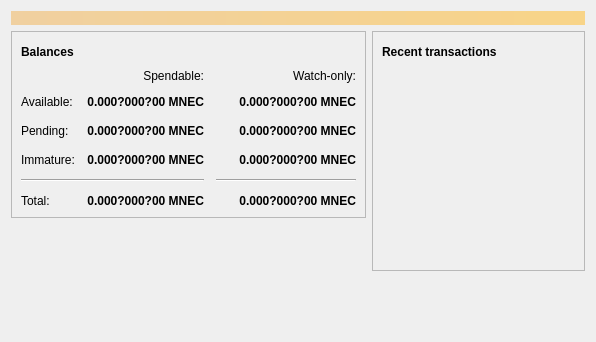
<?xml version="1.0" encoding="UTF-8"?>
<ui version="4.0">
 <class>OverviewPage</class>
 <widget class="QWidget" name="OverviewPage">
  <property name="geometry">
   <rect>
    <x>0</x>
    <y>0</y>
    <width>596</width>
    <height>342</height>
   </rect>
  </property>
  <property name="windowTitle">
   <string>Form</string>
  </property>
  <layout class="QVBoxLayout" name="topLayout">
   <item>
    <widget class="QLabel" name="labelAlerts">
     <property name="visible">
      <bool>false</bool>
     </property>
     <property name="styleSheet">
      <string notr="true">QLabel { background-color: qlineargradient(x1: 0, y1: 0, x2: 1, y2: 0, stop:0 #F0D0A0, stop:1 #F8D488); color:#000000; }</string>
     </property>
     <property name="wordWrap">
      <bool>true</bool>
     </property>
     <property name="margin">
      <number>3</number>
     </property>
     <property name="textInteractionFlags">
      <set>Qt::TextSelectableByMouse</set>
     </property>
    </widget>
   </item>
   <item>
    <layout class="QHBoxLayout" name="horizontalLayout" stretch="1,1">
     <item>
      <layout class="QVBoxLayout" name="verticalLayout_2">
       <item>
        <widget class="QFrame" name="frame">
         <property name="frameShape">
          <enum>QFrame::StyledPanel</enum>
         </property>
         <property name="frameShadow">
          <enum>QFrame::Raised</enum>
         </property>
         <layout class="QVBoxLayout" name="verticalLayout_4">
          <item>
           <layout class="QHBoxLayout" name="horizontalLayout_4">
            <item>
             <widget class="QLabel" name="label_5">
              <property name="font">
               <font>
                <weight>75</weight>
                <bold>true</bold>
               </font>
              </property>
              <property name="text">
               <string>Balances</string>
              </property>
             </widget>
            </item>
            <item>
             <widget class="QPushButton" name="labelWalletStatus">
              <property name="enabled">
               <bool>true</bool>
              </property>
              <property name="maximumSize">
               <size>
                <width>30</width>
                <height>16777215</height>
               </size>
              </property>
              <property name="toolTip">
               <string>The displayed information may be out of date. Your wallet automatically synchronizes with the MiningEnthusiastCoin network after a connection is established, but this process has not completed yet.</string>
              </property>
              <property name="text">
               <string/>
              </property>
              <property name="icon">
               <iconset resource="../bitcoin.qrc">
                <normaloff>:/icons/warning</normaloff>
                <disabledoff>:/icons/warning</disabledoff>:/icons/warning</iconset>
              </property>
              <property name="iconSize">
               <size>
                <width>24</width>
                <height>24</height>
               </size>
              </property>
              <property name="flat">
               <bool>true</bool>
              </property>
             </widget>
            </item>
            <item>
             <spacer name="horizontalSpacer_3">
              <property name="orientation">
               <enum>Qt::Horizontal</enum>
              </property>
              <property name="sizeHint" stdset="0">
               <size>
                <width>40</width>
                <height>20</height>
               </size>
              </property>
             </spacer>
            </item>
           </layout>
          </item>
          <item>
           <layout class="QGridLayout" name="gridLayout">
            <property name="spacing">
             <number>12</number>
            </property>
            <item row="2" column="2">
             <widget class="QLabel" name="labelWatchPending">
              <property name="font">
               <font>
                <weight>75</weight>
                <bold>true</bold>
               </font>
              </property>
              <property name="cursor">
               <cursorShape>IBeamCursor</cursorShape>
              </property>
              <property name="toolTip">
               <string>Unconfirmed transactions to watch-only addresses</string>
              </property>
              <property name="text">
               <string notr="true">0.000?000?00 MNEC</string>
              </property>
              <property name="alignment">
               <set>Qt::AlignRight|Qt::AlignTrailing|Qt::AlignVCenter</set>
              </property>
              <property name="textInteractionFlags">
               <set>Qt::LinksAccessibleByMouse|Qt::TextSelectableByKeyboard|Qt::TextSelectableByMouse</set>
              </property>
             </widget>
            </item>
            <item row="2" column="1">
             <widget class="QLabel" name="labelUnconfirmed">
              <property name="font">
               <font>
                <weight>75</weight>
                <bold>true</bold>
               </font>
              </property>
              <property name="cursor">
               <cursorShape>IBeamCursor</cursorShape>
              </property>
              <property name="toolTip">
               <string>Total of transactions that have yet to be confirmed, and do not yet count toward the spendable balance</string>
              </property>
              <property name="text">
               <string notr="true">0.000?000?00 MNEC</string>
              </property>
              <property name="alignment">
               <set>Qt::AlignRight|Qt::AlignTrailing|Qt::AlignVCenter</set>
              </property>
              <property name="textInteractionFlags">
               <set>Qt::LinksAccessibleByMouse|Qt::TextSelectableByKeyboard|Qt::TextSelectableByMouse</set>
              </property>
             </widget>
            </item>
            <item row="3" column="2">
             <widget class="QLabel" name="labelWatchImmature">
              <property name="font">
               <font>
                <weight>75</weight>
                <bold>true</bold>
               </font>
              </property>
              <property name="cursor">
               <cursorShape>IBeamCursor</cursorShape>
              </property>
              <property name="toolTip">
               <string>Mined balance in watch-only addresses that has not yet matured</string>
              </property>
              <property name="text">
               <string notr="true">0.000?000?00 MNEC</string>
              </property>
              <property name="alignment">
               <set>Qt::AlignRight|Qt::AlignTrailing|Qt::AlignVCenter</set>
              </property>
              <property name="textInteractionFlags">
               <set>Qt::LinksAccessibleByMouse|Qt::TextSelectableByKeyboard|Qt::TextSelectableByMouse</set>
              </property>
             </widget>
            </item>
            <item row="4" column="0" colspan="2">
             <widget class="Line" name="line">
              <property name="orientation">
               <enum>Qt::Horizontal</enum>
              </property>
             </widget>
            </item>
            <item row="4" column="2">
             <widget class="Line" name="lineWatchBalance">
              <property name="sizePolicy">
               <sizepolicy hsizetype="Preferred" vsizetype="Fixed">
                <horstretch>0</horstretch>
                <verstretch>0</verstretch>
               </sizepolicy>
              </property>
              <property name="minimumSize">
               <size>
                <width>140</width>
                <height>0</height>
               </size>
              </property>
              <property name="orientation">
               <enum>Qt::Horizontal</enum>
              </property>
             </widget>
            </item>
            <item row="5" column="0">
             <widget class="QLabel" name="labelTotalText">
              <property name="text">
               <string>Total:</string>
              </property>
             </widget>
            </item>
            <item row="3" column="1">
             <widget class="QLabel" name="labelImmature">
              <property name="font">
               <font>
                <weight>75</weight>
                <bold>true</bold>
               </font>
              </property>
              <property name="cursor">
               <cursorShape>IBeamCursor</cursorShape>
              </property>
              <property name="toolTip">
               <string>Mined balance that has not yet matured</string>
              </property>
              <property name="text">
               <string notr="true">0.000?000?00 MNEC</string>
              </property>
              <property name="alignment">
               <set>Qt::AlignRight|Qt::AlignTrailing|Qt::AlignVCenter</set>
              </property>
              <property name="textInteractionFlags">
               <set>Qt::LinksAccessibleByMouse|Qt::TextSelectableByKeyboard|Qt::TextSelectableByMouse</set>
              </property>
             </widget>
            </item>
            <item row="2" column="3">
             <spacer name="horizontalSpacer_2">
              <property name="orientation">
               <enum>Qt::Horizontal</enum>
              </property>
              <property name="sizeHint" stdset="0">
               <size>
                <width>40</width>
                <height>20</height>
               </size>
              </property>
             </spacer>
            </item>
            <item row="3" column="0">
             <widget class="QLabel" name="labelImmatureText">
              <property name="text">
               <string>Immature:</string>
              </property>
             </widget>
            </item>
            <item row="5" column="1">
             <widget class="QLabel" name="labelTotal">
              <property name="font">
               <font>
                <weight>75</weight>
                <bold>true</bold>
               </font>
              </property>
              <property name="cursor">
               <cursorShape>IBeamCursor</cursorShape>
              </property>
              <property name="toolTip">
               <string>Your current total balance</string>
              </property>
              <property name="text">
               <string notr="true">0.000?000?00 MNEC</string>
              </property>
              <property name="alignment">
               <set>Qt::AlignRight|Qt::AlignTrailing|Qt::AlignVCenter</set>
              </property>
              <property name="textInteractionFlags">
               <set>Qt::LinksAccessibleByMouse|Qt::TextSelectableByKeyboard|Qt::TextSelectableByMouse</set>
              </property>
             </widget>
            </item>
            <item row="5" column="2">
             <widget class="QLabel" name="labelWatchTotal">
              <property name="font">
               <font>
                <weight>75</weight>
                <bold>true</bold>
               </font>
              </property>
              <property name="cursor">
               <cursorShape>IBeamCursor</cursorShape>
              </property>
              <property name="toolTip">
               <string>Current total balance in watch-only addresses</string>
              </property>
              <property name="text">
               <string notr="true">0.000?000?00 MNEC</string>
              </property>
              <property name="alignment">
               <set>Qt::AlignRight|Qt::AlignTrailing|Qt::AlignVCenter</set>
              </property>
              <property name="textInteractionFlags">
               <set>Qt::LinksAccessibleByMouse|Qt::TextSelectableByKeyboard|Qt::TextSelectableByMouse</set>
              </property>
             </widget>
            </item>
            <item row="0" column="2">
             <widget class="QLabel" name="labelWatchonly">
              <property name="text">
               <string>Watch-only:</string>
              </property>
              <property name="alignment">
               <set>Qt::AlignRight|Qt::AlignTrailing|Qt::AlignVCenter</set>
              </property>
             </widget>
            </item>
            <item row="1" column="0">
             <widget class="QLabel" name="labelBalanceText">
              <property name="text">
               <string>Available:</string>
              </property>
             </widget>
            </item>
            <item row="1" column="1">
             <widget class="QLabel" name="labelBalance">
              <property name="font">
               <font>
                <weight>75</weight>
                <bold>true</bold>
               </font>
              </property>
              <property name="cursor">
               <cursorShape>IBeamCursor</cursorShape>
              </property>
              <property name="toolTip">
               <string>Your current spendable balance</string>
              </property>
              <property name="text">
               <string notr="true">0.000?000?00 MNEC</string>
              </property>
              <property name="alignment">
               <set>Qt::AlignRight|Qt::AlignTrailing|Qt::AlignVCenter</set>
              </property>
              <property name="textInteractionFlags">
               <set>Qt::LinksAccessibleByMouse|Qt::TextSelectableByKeyboard|Qt::TextSelectableByMouse</set>
              </property>
             </widget>
            </item>
            <item row="1" column="2">
             <widget class="QLabel" name="labelWatchAvailable">
              <property name="font">
               <font>
                <weight>75</weight>
                <bold>true</bold>
               </font>
              </property>
              <property name="cursor">
               <cursorShape>IBeamCursor</cursorShape>
              </property>
              <property name="toolTip">
               <string>Your current balance in watch-only addresses</string>
              </property>
              <property name="text">
               <string notr="true">0.000?000?00 MNEC</string>
              </property>
              <property name="alignment">
               <set>Qt::AlignRight|Qt::AlignTrailing|Qt::AlignVCenter</set>
              </property>
              <property name="textInteractionFlags">
               <set>Qt::LinksAccessibleByMouse|Qt::TextSelectableByKeyboard|Qt::TextSelectableByMouse</set>
              </property>
             </widget>
            </item>
            <item row="2" column="0">
             <widget class="QLabel" name="labelPendingText">
              <property name="text">
               <string>Pending:</string>
              </property>
             </widget>
            </item>
            <item row="0" column="1">
             <widget class="QLabel" name="labelSpendable">
              <property name="text">
               <string>Spendable:</string>
              </property>
              <property name="alignment">
               <set>Qt::AlignRight|Qt::AlignTrailing|Qt::AlignVCenter</set>
              </property>
             </widget>
            </item>
           </layout>
          </item>
         </layout>
        </widget>
       </item>
       <item>
        <spacer name="verticalSpacer">
         <property name="orientation">
          <enum>Qt::Vertical</enum>
         </property>
         <property name="sizeHint" stdset="0">
          <size>
           <width>20</width>
           <height>40</height>
          </size>
         </property>
        </spacer>
       </item>
      </layout>
     </item>
     <item>
      <layout class="QVBoxLayout" name="verticalLayout_3">
       <item>
        <widget class="QFrame" name="frame_2">
         <property name="frameShape">
          <enum>QFrame::StyledPanel</enum>
         </property>
         <property name="frameShadow">
          <enum>QFrame::Raised</enum>
         </property>
         <layout class="QVBoxLayout" name="verticalLayout">
          <item>
           <layout class="QHBoxLayout" name="horizontalLayout_2">
            <item>
             <widget class="QLabel" name="label_4">
              <property name="font">
               <font>
                <weight>75</weight>
                <bold>true</bold>
               </font>
              </property>
              <property name="text">
               <string>Recent transactions</string>
              </property>
             </widget>
            </item>
            <item>
             <widget class="QPushButton" name="labelTransactionsStatus">
              <property name="enabled">
               <bool>true</bool>
              </property>
              <property name="maximumSize">
               <size>
                <width>30</width>
                <height>16777215</height>
               </size>
              </property>
              <property name="toolTip">
               <string>The displayed information may be out of date. Your wallet automatically synchronizes with the MiningEnthusiastCoin network after a connection is established, but this process has not completed yet.</string>
              </property>
              <property name="text">
               <string/>
              </property>
              <property name="icon">
               <iconset resource="../bitcoin.qrc">
                <normaloff>:/icons/warning</normaloff>
                <disabledoff>:/icons/warning</disabledoff>:/icons/warning</iconset>
              </property>
              <property name="iconSize">
               <size>
                <width>24</width>
                <height>24</height>
               </size>
              </property>
              <property name="flat">
               <bool>true</bool>
              </property>
             </widget>
            </item>
            <item>
             <spacer name="horizontalSpacer">
              <property name="orientation">
               <enum>Qt::Horizontal</enum>
              </property>
              <property name="sizeHint" stdset="0">
               <size>
                <width>40</width>
                <height>20</height>
               </size>
              </property>
             </spacer>
            </item>
           </layout>
          </item>
          <item>
           <widget class="QListView" name="listTransactions">
            <property name="styleSheet">
             <string notr="true">QListView { background: transparent; }</string>
            </property>
            <property name="frameShape">
             <enum>QFrame::NoFrame</enum>
            </property>
            <property name="verticalScrollBarPolicy">
             <enum>Qt::ScrollBarAlwaysOff</enum>
            </property>
            <property name="horizontalScrollBarPolicy">
             <enum>Qt::ScrollBarAlwaysOff</enum>
            </property>
            <property name="selectionMode">
             <enum>QAbstractItemView::NoSelection</enum>
            </property>
           </widget>
          </item>
         </layout>
        </widget>
       </item>
       <item>
        <spacer name="verticalSpacer_2">
         <property name="orientation">
          <enum>Qt::Vertical</enum>
         </property>
         <property name="sizeHint" stdset="0">
          <size>
           <width>20</width>
           <height>40</height>
          </size>
         </property>
        </spacer>
       </item>
      </layout>
     </item>
    </layout>
   </item>
  </layout>
 </widget>
 <resources/>
 <connections/>
</ui>
